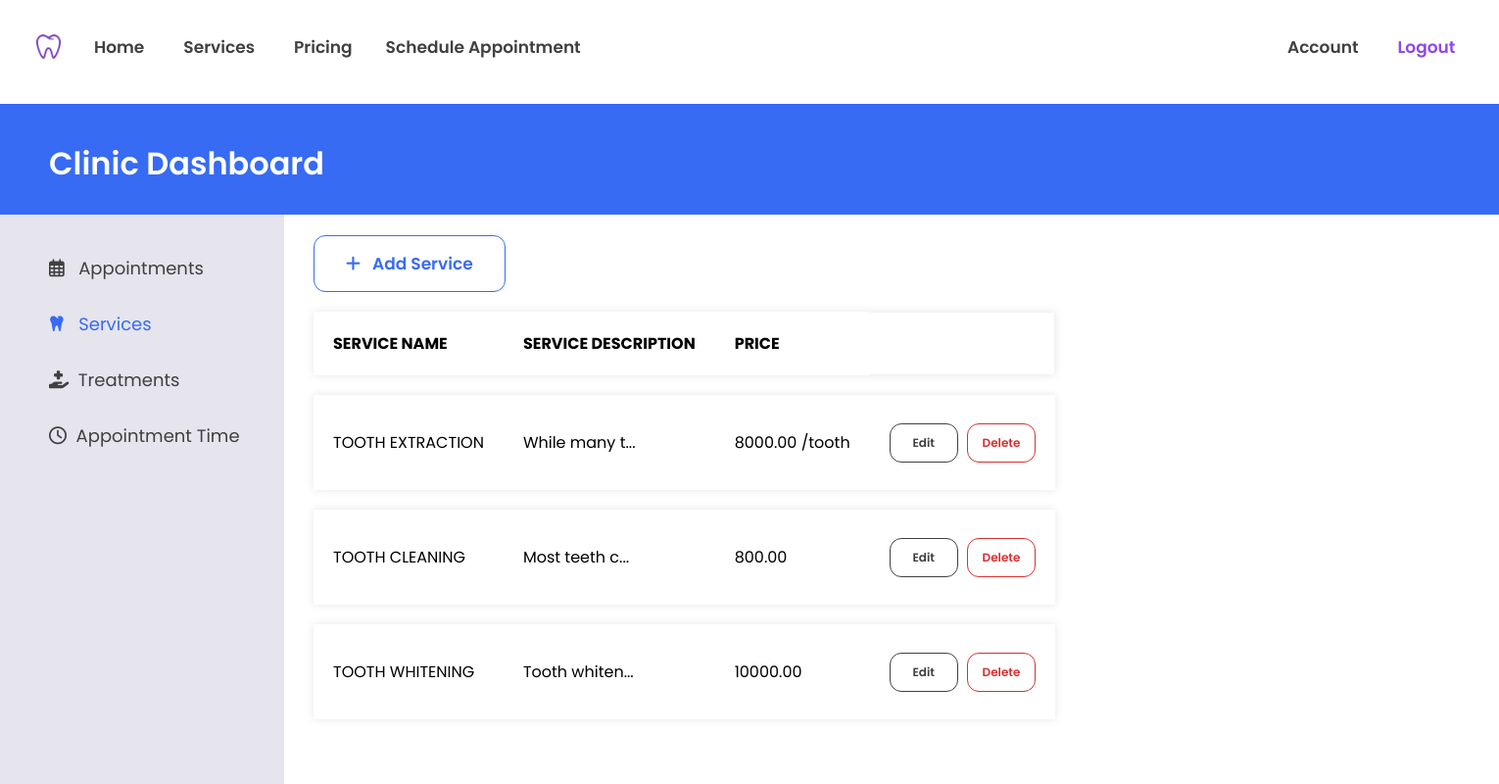
The page /web_pages/php/manageservice.php (signed in) on the database its author committed.
### tables this page shows
CREATE TABLE `service` (
  `servid` int(11) NOT NULL,
  `servimage` varchar(50) NOT NULL,
  `servname` varchar(50) NOT NULL,
  `servdesc` longtext NOT NULL,
  `price` decimal(8,2) NOT NULL,
  `pertooth` varchar(3) NOT NULL DEFAULT 'no'
);

### web_pages/php/manageservice.php (the view, shortened to what this page needs)
<?php
include_once "navbar.php";
?>
<!DOCTYPE html>
<html lang="en" dir="ltr">
  <head>
	<link rel="stylesheet" href="../css/dashboard.css">
  </head>
  <body>
  <h1>Clinic Dashboard</h1>
	<div class="sidebar">
		<a href="manageappointment.php"><i class="far fa-calendar-alt"></i>&nbsp;&nbsp; Appointments</a>
		<a href="manageservice.php" class="active"><i class="fas fa-tooth"></i>&nbsp;&nbsp; Services</a>
		<a href="managetreatment.php"><i class="fas fa-hand-holding-medical"></i>&nbsp; Treatments</a>
		<a href="appointmentschedule.php"><i class="far fa-clock"></i>&nbsp;&nbsp;Appointment Time</a>
	</div>
	<div class="section">
    <button id="add" value="add"><i class="fas fa-plus"></i>&nbsp;&nbsp; Add Service</button>
    <div class="">
      <table>
        <tr>
          <th>SERVICE NAME</th>
          <th>SERVICE DESCRIPTION</th>
          <th>PRICE</th>
        </tr>
        <?php
        $sql = "SELECT * FROM service";
        $res = mysqli_query($conn,$sql);
        if(mysqli_num_rows($res) > 0){
        while($service = mysqli_fetch_assoc($res)){
          $servid = $service['servid'];
          $servname = $service['servname'];
          $servdesc = $service['servdesc'];
          $price = $service['price'];
          $pertooth = $service['pertooth'];
          $substring = substr($servdesc,0,15);
          $shortdescription = $substring."...";?>
          <tr>
            <td><?= $servname?></td>
            <td><?= $shortdescription?></td>
            <td><?php
            echo $price;
            if ($pertooth == "yes") {
              echo " /tooth";
            }
             ?></td>
            <td><button class="btn1" id="edit" value="<?= $servid?>">Edit</button>
				<button class="btnx" id="delete" value="<?= $servid?>">Delete</button>
			</td>
          </tr>
     <?php   }
      }
         ?>
    </div>
	</div>
  </body>
</html>

### web_pages/css/navbar.css (style rules this page uses)
body { overflow-x: hidden; }

### web_pages/css/dashboard.css (style rules this page uses)
body { font-family: 'Poppins', sans-serif; }
h1 { position: fixed; width: 100%; z-index: -1; margin: 20px -8px; color: white; padding: 115px 50px 28px 50px; background-color: #376BF4; background-position: -50px; font-weight: 600; }
.sidebar { height: 100%; width: 290px; position: fixed; z-index: -4; top: 218.5px; left: 0; background-color: #E6E4EC; overflow-x: hidden; padding-top: 26px; }
.sidebar a { padding: 15px 8px 15px 50px; text-decoration: none; font-size: 18px; color: #404040; display: block; }
.section { position: absolute; left: 320px; top: 240px; z-index: -2; width: 100%; }
.sidebar a.active { color: #376BF4; }
table { border-collapse: separate; border-spacing: 0px 20px; }
tr { background-color: #ffffff; box-shadow: 0px 0px 9px 0px rgba(0,0,0,0.1); }
th { padding: 20px 20px; text-align: left; }
td { padding: 20px 20px; border-spacing: 0px 0px 20px 0px; }
.btn1 { color: #404040; background-color: white; border: 1px solid #404040; padding: 10px 0px; width: 70px; text-align: center; font-size: 12px; font-family: inherit; font-weight: 600; text-decoration: none; border-radius: 12px; transition: 0.4s; margin-right: 5px; }
.btnx { color: #D63030; background-color: white; border: 1px solid #D63030; padding: 10px 0px; width: 70px; text-align: center; font-size: 12px; font-family: inherit; font-weight: 600; text-decoration: none; border-radius: 12px; transition: 0.4s; }
#add { color: #376BF4; background-color: white; border: 1px solid #376BF4; padding: 15px 32px; text-align: center; font-size: 17px; font-family: inherit; font-weight: 600; text-decoration: none; border-radius: 12px; transition: 0.4s; }

### rows shown on the page
service: servname "TOOTH EXTRACTION", servdesc "While many t...", price "8000.00", pertooth "/tooth", $servid 1 (drawn)
service: servname "TOOTH CLEANING", servdesc "Most teeth c...", price "800.00", $servid 8 (drawn)
service: servname "TOOTH WHITENING", servdesc "Tooth whiten...", price "10000.00", $servid 9 (drawn)
